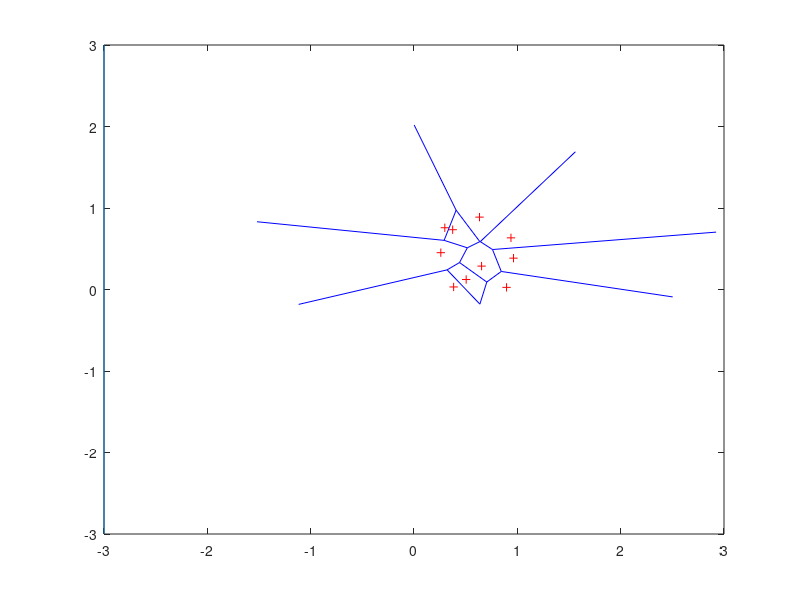

Write the MATLAB code that produced this figure. (Note: this script raises an error after producing the figure.)
clear 
close all;
clc
addpath(genpath('../../'));

x = rand(10,1);
y = rand(10,1);
[vx,vy] = voronoi(x,y);
plot(x,y,'r+',vx,vy,'b-')
bs_ext=[-3,-3,3,3;-3,3,3,-3]';
hold on
plot(bs_ext(1,:),bs_ext(2,:));
figure;
[vx,vy]=extendVoronoiGraph(vx,vy);
plot(x,y,'r+',vx,vy,'b-')
hold on
plot(bs_ext(1,:),bs_ext(2,:));

axis equal